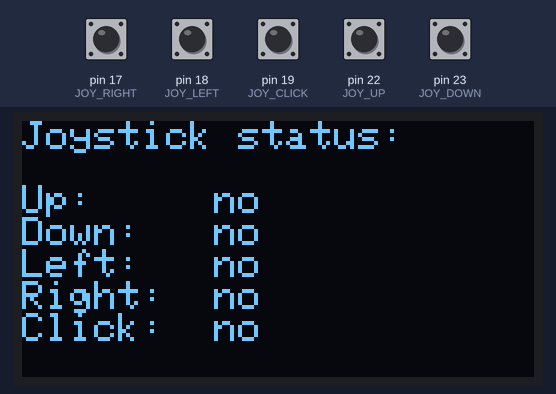
The sketch below on a simulated Arduino Mega 2560, built with avr-gcc and run on an emulated ATmega2560. Parts: 128×64 one-colour display. The test bench sets the inputs (shaded band); at power-on: pin 17 (JOY_RIGHT), pin 18 (JOY_LEFT), pin 19 (JOY_CLICK), pin 22 (JOY_UP), pin 23 (JOY_DOWN) HIGH. What the sketch prints to the serial monitor is not drawn.

Above: at 2.7 s.
2.8 s: pin 17 (JOY_RIGHT) pulled LOW for 0.15 s
At 2.99 s:
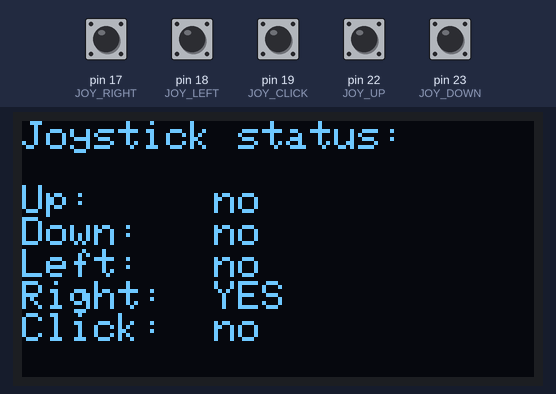
4.5 s: pin 18 (JOY_LEFT) pulled LOW for 0.15 s
At 4.67 s:
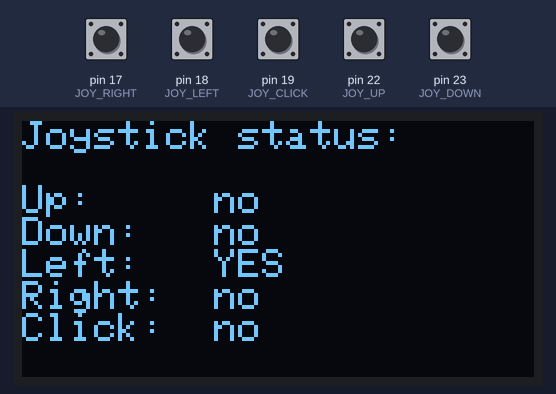
6.3 s: pin 19 (JOY_CLICK) pulled LOW for 0.15 s
At 6.47 s:
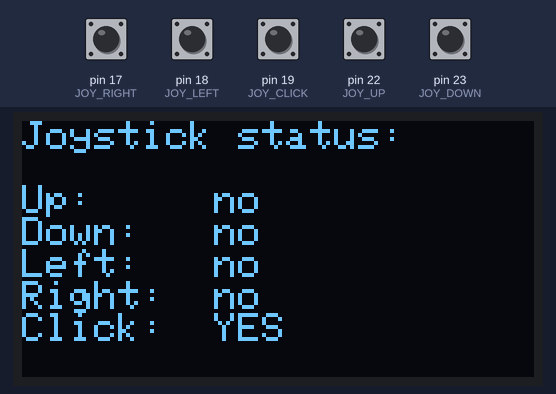
8.0 s: pin 22 (JOY_UP) pulled LOW for 0.15 s
At 8.21 s:
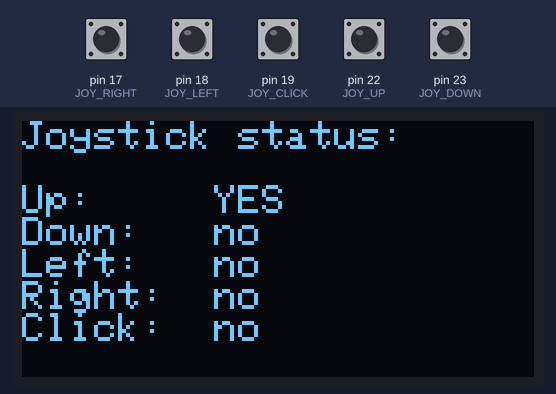
9.7 s: pin 23 (JOY_DOWN) pulled LOW for 0.15 s
At 9.82 s:
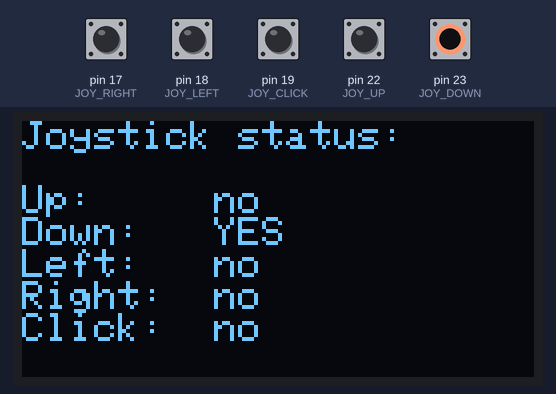
11.3 s: pin 17 (JOY_RIGHT) driven LOW and pin 18 (JOY_LEFT) driven LOW and pin 19 (JOY_CLICK) driven LOW and pin 22 (JOY_UP) driven LOW and pin 23 (JOY_DOWN) driven LOW
At 11.6 s:
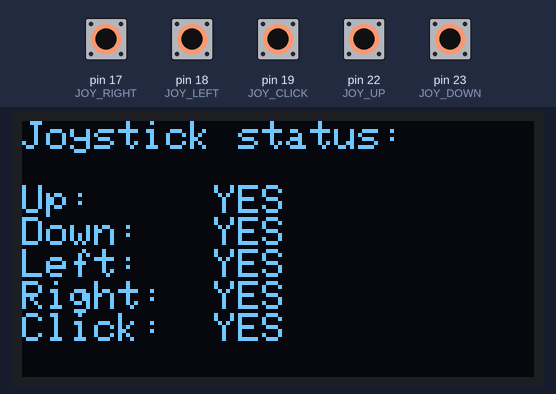
Timing chart, 0 to 13.8 s (numbered marks = the images above; inputs shaded):
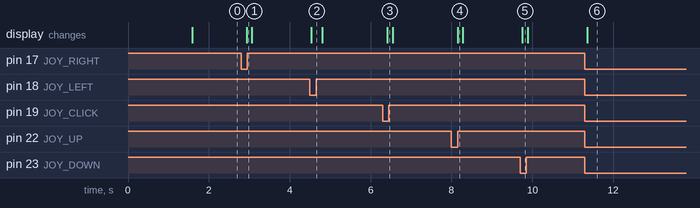

Measured:
- after the input at 2.8 s, the display: changes after 0.13 s (image 1)
- after the input at 4.5 s, the display: changes at once (image 2)
- after the input at 6.3 s, the display: changes after 0.11 s (image 3)
- after the input at 8.0 s, the display: changes after 0.15 s (image 4)
- after the input at 9.7 s, the display: changes after 0.06 s (image 5)
- after the input at 11.3 s, the display: changes after 0.06 s (image 6)

The sketch:

TestCodeSkjermTeensy.ino
```cpp
// Simple joystick + OLED test
// Cleaned up by ChatGPT (original: K. M. Knausgård 2023-10-21)

#include <Arduino.h>
#include <Adafruit_GFX.h>
#include <Adafruit_SSD1306.h>
#include <SPI.h>
#include <Wire.h>

// ------------------ PIN CONFIG ------------------
#define JOY_LEFT    18
#define JOY_RIGHT   17
#define JOY_CLICK   19
#define JOY_UP      22
#define JOY_DOWN    23

#define OLED_DC     6
#define OLED_CS     10
#define OLED_RESET  5

// ------------------ OLED SETTINGS ------------------
#define SCREEN_WIDTH  128
#define SCREEN_HEIGHT 64

Adafruit_SSD1306 display(SCREEN_WIDTH, SCREEN_HEIGHT, &SPI, OLED_DC, OLED_RESET, OLED_CS);

// ------------------ SETUP ------------------
void setup() {
  Serial.begin(9600);

  pinMode(JOY_LEFT, INPUT_PULLUP);
  pinMode(JOY_RIGHT, INPUT_PULLUP);
  pinMode(JOY_UP, INPUT_PULLUP);
  pinMode(JOY_DOWN, INPUT_PULLUP);
  pinMode(JOY_CLICK, INPUT_PULLUP);

  if (!display.begin(SSD1306_SWITCHCAPVCC)) {
    Serial.println(F("ERROR: display.begin() failed."));
    while (true) delay(1000);
  }

  display.clearDisplay();
  display.setTextSize(1);
  display.setTextColor(SSD1306_WHITE);
  display.setCursor(0, 0);
  display.println(F("Joystick + OLED test"));
  display.display();
  delay(1500);
}

// ------------------ LOOP ------------------
void loop() {
  bool left   = !digitalRead(JOY_LEFT);
  bool right  = !digitalRead(JOY_RIGHT);
  bool up     = !digitalRead(JOY_UP);
  bool down   = !digitalRead(JOY_DOWN);
  bool click  = !digitalRead(JOY_CLICK);

  display.clearDisplay();
  display.setCursor(0, 0);
  display.setTextSize(1);
  display.println(F("Joystick status:"));
  display.println();

  display.print(F("Up:     "));   display.println(up ? F("YES") : F("no"));
  display.print(F("Down:   ")); display.println(down ? F("YES") : F("no"));
  display.print(F("Left:   ")); display.println(left ? F("YES") : F("no"));
  display.print(F("Right:  ")); display.println(right ? F("YES") : F("no"));
  display.print(F("Click:  ")); display.println(click ? F("YES") : F("no"));

  display.display();

  // Optional serial debug
  Serial.print("U:"); Serial.print(up);
  Serial.print(" D:"); Serial.print(down);
  Serial.print(" L:"); Serial.print(left);
  Serial.print(" R:"); Serial.print(right);
  Serial.print(" C:"); Serial.println(click);

  delay(100);
}
```
